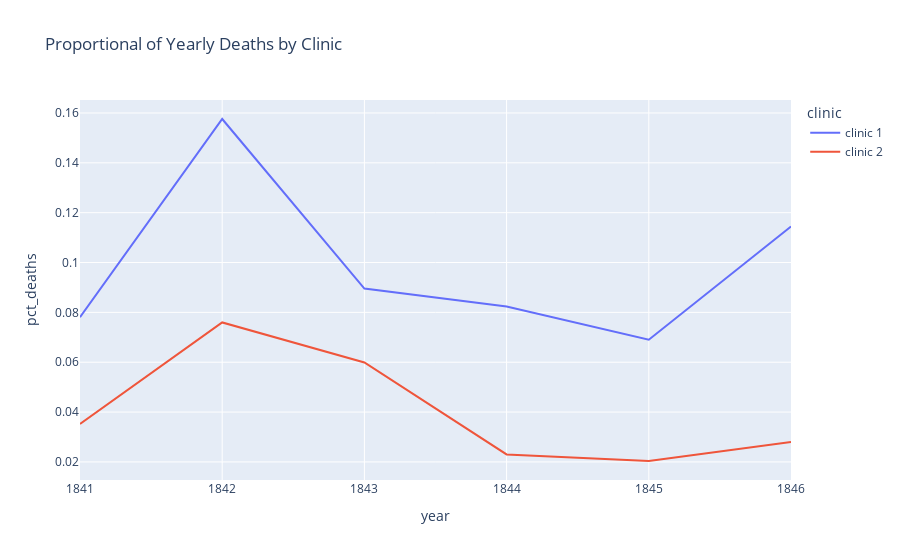

Source (notebook cell):
### Markdown cell above
### Plotting the Proportion of Yearly Deaths by Clinic

### Code cell
line = px.line(df_yearly,
               x="year",
               y="pct_deaths",
               color="clinic",
               title="Proportional of Yearly Deaths by Clinic")

line.show()

### Figure 1 — Plotly figure (JSON) as saved in the notebook; plotly's stock layout.template omitted (floating-point values rounded to 4 significant figures)
{"data": [{"hovertemplate": "clinic=clinic 1<br>year=%{x}<br>pct_deaths=%{y}<extra></extra>", "legendgroup": "clinic 1", "line": {"color": "#636efa", "dash": "solid"}, "marker": {"symbol": "circle"}, "mode": "lines", "name": "clinic 1", "orientation": "v", "showlegend": true, "type": "scatter", "x": [1841, 1842, 1843, 1844, 1845, 1846], "xaxis": "x", "y": [0.07806, 0.1576, 0.08954, 0.08236, 0.06901, 0.1145], "yaxis": "y"}, {"hovertemplate": "clinic=clinic 2<br>year=%{x}<br>pct_deaths=%{y}<extra></extra>", "legendgroup": "clinic 2", "line": {"color": "#EF553B", "dash": "solid"}, "marker": {"symbol": "circle"}, "mode": "lines", "name": "clinic 2", "orientation": "v", "showlegend": true, "type": "scatter", "x": [1841, 1842, 1843, 1844, 1845, 1846], "xaxis": "x", "y": [0.03522, 0.07597, 0.05988, 0.023, 0.02036, 0.02797], "yaxis": "y"}], "layout": {"legend": {"title": {"text": "clinic"}, "tracegroupgap": 0}, "title": {"text": "Proportional of Yearly Deaths by Clinic"}, "xaxis": {"anchor": "y", "domain": [0, 1], "title": {"text": "year"}}, "yaxis": {"anchor": "x", "domain": [0, 1], "title": {"text": "pct_deaths"}}}}
